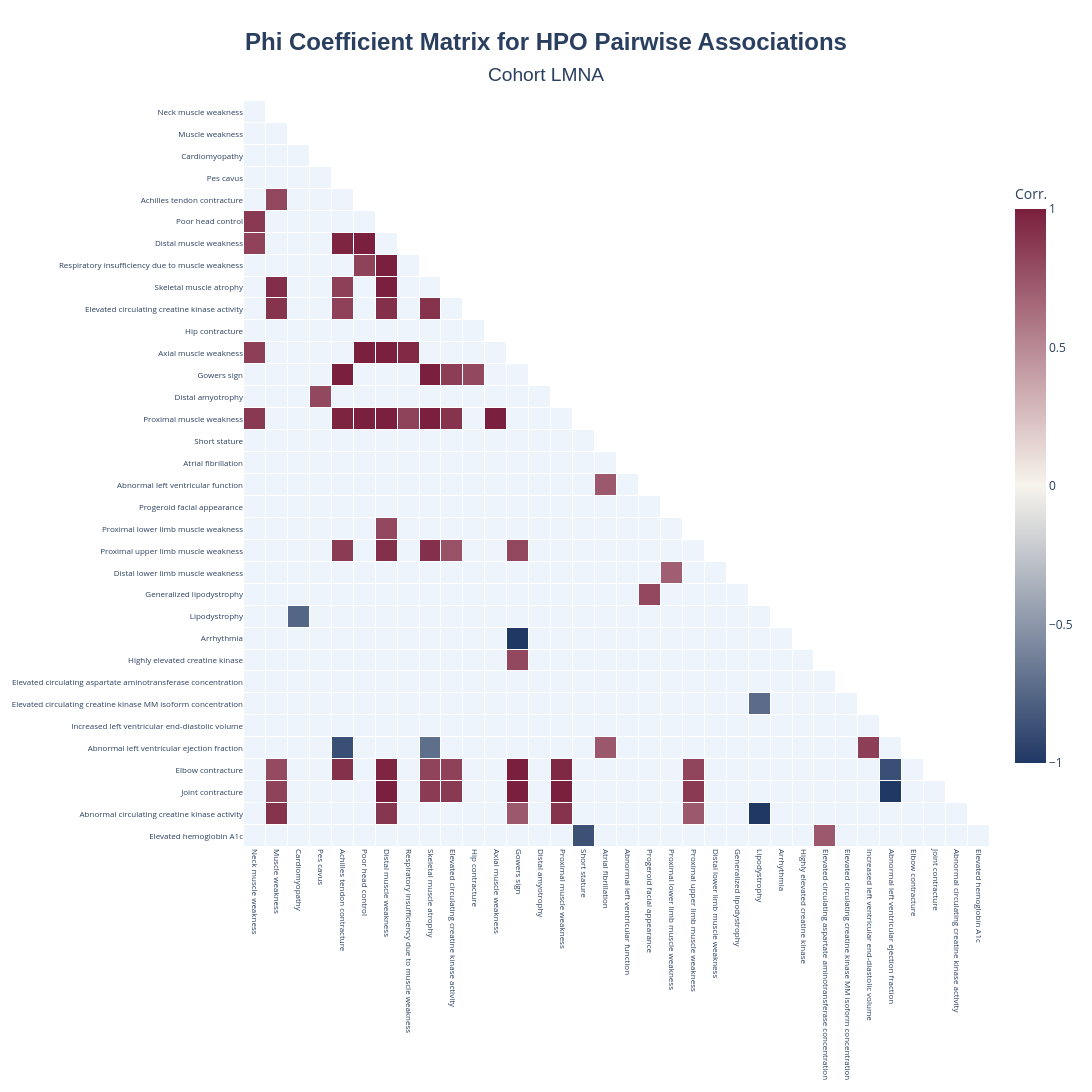

The cell this chart's notebook holds for it:
### Code cell
# threshold raised, the full matrix is unreadable at 205 significant pairs
corr_results.plot_correlation_heatmap_with_significance(
    title_name="Cohort LMNA",
    corr_threshold=0.7,
    adj_pval_threshold=0.05,
)

### Figure 1 — Plotly figure (JSON) as saved in the notebook; plotly's stock layout.template omitted (floating-point values rounded to 4 significant figures; data arrays with more than 128 entries replaced by an {"elided": "..."} marker saying what was removed)
{"data": [{"colorscale": [[0, "#eef4fb"], [1, "#eef4fb"]], "hoverinfo": "skip", "showscale": false, "type": "heatmap", "x": ["Neck muscle weakness", "Muscle weakness", "Cardiomyopathy", "Pes cavus", "Achilles tendon contracture", "Poor head control", "Distal muscle weakness", "Respiratory insufficiency due to muscle weakness", "Skeletal muscle atrophy", "Elevated circulating creatine kinase activity", "Hip contracture", "Axial muscle weakness", "Gowers sign", "Distal amyotrophy", "Proximal muscle weakness", "Short stature", "Atrial fibrillation", "Abnormal left ventricular function", "Progeroid facial appearance", "Proximal lower limb muscle weakness", "Proximal upper limb muscle weakness", "Distal lower limb muscle weakness", "Generalized lipodystrophy", "Lipodystrophy", "Arrhythmia", "Highly elevated creatine kinase", "Elevated circulating aspartate aminotransferase concentration", "Elevated circulating creatine kinase MM isoform concentration", "Increased left ventricular end-diastolic volume", "Abnormal left ventricular ejection fraction", "Elbow contracture", "Joint contracture", "Abnormal circulating creatine kinase activity", "Elevated hemoglobin A1c"], "xgap": 1, "y": ["Neck muscle weakness", "Muscle weakness", "Cardiomyopathy", "Pes cavus", "Achilles tendon contracture", "Poor head control", "Distal muscle weakness", "Respiratory insufficiency due to muscle weakness", "Skeletal muscle atrophy", "Elevated circulating creatine kinase activity", "Hip contracture", "Axial muscle weakness", "Gowers sign", "Distal amyotrophy", "Proximal muscle weakness", "Short stature", "Atrial fibrillation", "Abnormal left ventricular function", "Progeroid facial appearance", "Proximal lower limb muscle weakness", "Proximal upper limb muscle weakness", "Distal lower limb muscle weakness", "Generalized lipodystrophy", "Lipodystrophy", "Arrhythmia", "Highly elevated creatine kinase", "Elevated circulating aspartate aminotransferase concentration", "Elevated circulating creatine kinase MM isoform concentration", "Increased left ventricular end-diastolic volume", "Abnormal left ventricular ejection fraction", "Elbow contracture", "Joint contracture", "Abnormal circulating creatine kinase activity", "Elevated hemoglobin A1c"], "ygap": 1, "z": {"elided": "34x34 int values"}}, {"colorbar": {"len": 0.8, "thickness": 31, "title": {"text": "Corr."}}, "colorscale": [[0, "#203864"], [0.5, "#F7F4ED"], [1, "#7A1F3D"]], "hoverinfo": "text", "hovertext": {"elided": "34x34 str values"}, "text": {"elided": "34x34 str values"}, "texttemplate": "<span style='font-size:8px'>%{text}</span>", "type": "heatmap", "x": ["Neck muscle weakness", "Muscle weakness", "Cardiomyopathy", "Pes cavus", "Achilles tendon contracture", "Poor head control", "Distal muscle weakness", "Respiratory insufficiency due to muscle weakness", "Skeletal muscle atrophy", "Elevated circulating creatine kinase activity", "Hip contracture", "Axial muscle weakness", "Gowers sign", "Distal amyotrophy", "Proximal muscle weakness", "Short stature", "Atrial fibrillation", "Abnormal left ventricular function", "Progeroid facial appearance", "Proximal lower limb muscle weakness", "Proximal upper limb muscle weakness", "Distal lower limb muscle weakness", "Generalized lipodystrophy", "Lipodystrophy", "Arrhythmia", "Highly elevated creatine kinase", "Elevated circulating aspartate aminotransferase concentration", "Elevated circulating creatine kinase MM isoform concentration", "Increased left ventricular end-diastolic volume", "Abnormal left ventricular ejection fraction", "Elbow contracture", "Joint contracture", "Abnormal circulating creatine kinase activity", "Elevated hemoglobin A1c"], "xgap": 1, "y": ["Neck muscle weakness", "Muscle weakness", "Cardiomyopathy", "Pes cavus", "Achilles tendon contracture", "Poor head control", "Distal muscle weakness", "Respiratory insufficiency due to muscle weakness", "Skeletal muscle atrophy", "Elevated circulating creatine kinase activity", "Hip contracture", "Axial muscle weakness", "Gowers sign", "Distal amyotrophy", "Proximal muscle weakness", "Short stature", "Atrial fibrillation", "Abnormal left ventricular function", "Progeroid facial appearance", "Proximal lower limb muscle weakness", "Proximal upper limb muscle weakness", "Distal lower limb muscle weakness", "Generalized lipodystrophy", "Lipodystrophy", "Arrhythmia", "Highly elevated creatine kinase", "Elevated circulating aspartate aminotransferase concentration", "Elevated circulating creatine kinase MM isoform concentration", "Increased left ventricular end-diastolic volume", "Abnormal left ventricular ejection fraction", "Elbow contracture", "Joint contracture", "Abnormal circulating creatine kinase activity", "Elevated hemoglobin A1c"], "ygap": 1, "z": {"elided": "34x34 float values"}, "zmax": 1, "zmid": 0, "zmin": -1}], "layout": {"height": 1748, "paper_bgcolor": "white", "plot_bgcolor": "white", "title": {"font": {"family": "Arial", "size": 24}, "text": "<b>Phi Coefficient Matrix for HPO Pairwise Associations</b><br><span style='font-size:0.8em'>Cohort LMNA</span>", "x": 0.5, "xanchor": "center", "yanchor": "top"}, "width": 1748, "xaxis": {"tickangle": 90, "tickfont": {"size": 8}}, "yaxis": {"autorange": "reversed", "scaleanchor": "x", "scaleratio": 1, "tickfont": {"size": 8}}}}
